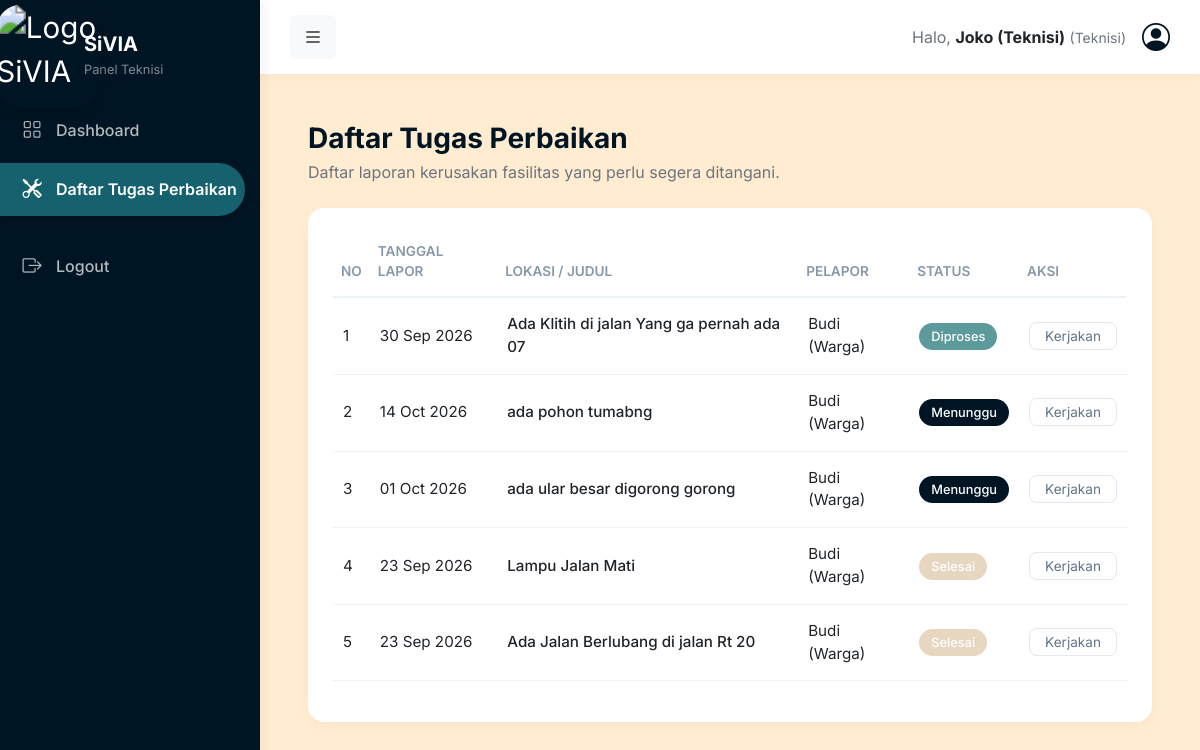
/tugas.php (signed in), run on the app's committed database.
### tables this page shows
CREATE TABLE `tb_pengaduan` (
  `id_pengaduan` int NOT NULL,
  `id_user` int NOT NULL,
  `tgl_pengaduan` date NOT NULL,
  `judul` varchar(100) NOT NULL,
  `isi_laporan` text NOT NULL,
  `foto` varchar(255) DEFAULT NULL,
  `status` enum('menunggu','diproses','selesai') NOT NULL DEFAULT 'menunggu'
);

CREATE TABLE `tb_users` (
  `id_user` int NOT NULL,
  `nik` varchar(16) NOT NULL,
  `nama` varchar(50) NOT NULL,
  `password` varchar(255) NOT NULL,
  `telp` varchar(15) NOT NULL,
  `role` enum('warga','admin','teknisi') NOT NULL DEFAULT 'warga'
);

### tugas.php (the view, shortened to what this page needs)
<?php
include 'koneksi.php';
$query = "SELECT tb_pengaduan.*, tb_users.nama
          FROM tb_pengaduan
          JOIN tb_users ON tb_pengaduan.id_user = tb_users.id_user
          ORDER BY FIELD(status, 'diproses', 'menunggu', 'selesai'), tgl_pengaduan DESC";
$q_tugas = mysqli_query($conn, $query);
?>
<!DOCTYPE html>
<html lang="id">
<head>
    <link href="https://cdn.jsdelivr.net/npm/bootstrap@5.3.0/dist/css/bootstrap.min.css" rel="stylesheet">
    <link rel="stylesheet" href="https://cdn.jsdelivr.net/npm/bootstrap-icons@1.11.1/font/bootstrap-icons.css">
</head>
<body>
<div class="wrapper">
    <nav class="sidebar py-2" id="sidebar">
        <div class="sidebar-brand">
            <img src="logoweb.png" alt="Logo SiVIA" class="my-logo">
            <div class="brand-text ms-2">
                <h5 class="mb-0 fw-bold text-white">SiVIA</h5>
                <small class="text-white-50" style="font-size: 0.8rem;">Panel <?= ucfirst($_SESSION['role']); ?></small>
            </div>
        </div>
        <a href="dashboard.php">
            <i class="bi bi-grid"></i>
            <span>Dashboard</span>
        </a>
        <?php if ($_SESSION['role'] == 'teknisi') { ?>
            <a href="tugas.php" class="active">
                <i class="bi bi-tools"></i>
                <span>Daftar Tugas Perbaikan</span>
            </a>
        <?php } ?>
        <a href="logout.php">
            <i class="bi bi-box-arrow-right"></i>
            <span>Logout</span>
        </a>
    </nav>
    <div class="main-content">
        <header class="topbar">
            <div>
                <button class="btn btn-light" id="btnToggleSidebar"><i class="bi bi-list fs-5"></i></button>
            </div>
            <div class="d-flex align-items-center">
                <span class="me-3 text-secondary">Halo, <strong class="text-dark"><?= $_SESSION['nama']; ?></strong> <small>(<?= ucfirst($_SESSION['role']); ?>)</small></span>
                <i class="bi bi-person-circle fs-3" style="color: var(--warna-1);"></i>
            </div>
        </header>
        <main class="p-4 p-md-5">
            <div class="mb-4">
                <h3 class="fw-bold mb-1" style="color: var(--warna-1);">Daftar Tugas Perbaikan</h3>
                <p class="text-secondary">Daftar laporan kerusakan fasilitas yang perlu segera ditangani.</p>
            </div>
            <div class="table-container">
                <div class="table-responsive">
                    <table class="table table-borderless">
                        <thead>
                            <tr>
                                <th>No</th>
                                <th>Tanggal Lapor</th>
                                <th>Lokasi / Judul</th>
                                <th>Pelapor</th>
                                <th>Status</th>
                                <th>Aksi</th>
                            </tr>
                        </thead>
                        <tbody>
                            <?php
                            $no = 1;
                            if(mysqli_num_rows($q_tugas) > 0) {
                                while($row = mysqli_fetch_assoc($q_tugas)) {
                                    if($row['status'] == 'menunggu') {
                                        $bg_color = 'var(--warna-1)';
                                    } elseif($row['status'] == 'diproses') {
                                        $bg_color = 'var(--warna-4)';
                                    } else {
                                        $bg_color = 'var(--warna-5)';
                                    }
                            ?>
                            <tr>
                                <td><?= $no++; ?></td>
                                <td><?= date('d M Y', strtotime($row['tgl_pengaduan'])); ?></td>
                                <td class="fw-medium"><?= htmlspecialchars($row['judul']); ?></td>
                                <td><?= htmlspecialchars($row['nama']); ?></td>
                                <td><span class="badge-status text-white" style="background-color: <?= $bg_color; ?>; text-transform: capitalize;"><?= $row['status']; ?></span></td>
                                <td><a href="detail.php?id=<?= $row['id_pengaduan']; ?>" class="btn-detail">Kerjakan</a></td>
                            </tr>
                            <?php
                                }
                            } ?>
                        </tbody>
                    </table>
                </div>
            </div>
        </main>
    </div>
</div>
</body>
</html>

### tugas.php (style rules this page uses)
:root { --warna-1: #001524; --warna-2: #0B3A42; --warna-3: #15616D; --warna-4: #5C9A9C; --warna-5: #E7D7C1; --bg-body: #FFECD1; }
body { background-color: var(--bg-body); font-family: 'Inter', sans-serif; color: #333; overflow-x: hidden; }
.wrapper { display: flex; min-height: 100vh; }
.sidebar { width: 260px; min-width: 260px; background-color: var(--warna-1); color: white; transition: all 0.3s ease; box-shadow: 4px 0 10px rgba(0,0,0,0.05); z-index: 10; }
.sidebar-brand { display: flex; align-items: center; padding: 20px 20px; transition: all 0.3s ease; }
.my-logo { width: 56px !important; height: 56px !important; min-width: 56px !important; min-height: 56px !important; object-fit: cover !important; border-radius: 14px !important; flex-shrink: 0 !important; transform: scale(1.85) !important; box-shadow: 0 4px 10px rgba(0, 0, 0, 0.2) !important; transition: all 0.3s ease !important; }
.brand-text { white-space: nowrap; transition: all 0.2s ease; }
.sidebar a { color: rgba(255,255,255,0.7); text-decoration: none; padding: 12px 20px !important; display: flex !important; align-items: center !important; font-weight: 500; border-radius: 0 30px 30px 0 !important; margin-right: 15px !important; margin-left: 0 !important; margin-bottom: 6px !important; white-space: nowrap !important; transition: all 0.2s ease; }
.sidebar a.active { background-color: var(--warna-3) !important; color: white !important; font-weight: 600; box-shadow: 0 4px 10px rgba(0,0,0,0.15); }
.sidebar a i { margin-right: 12px !important; font-size: 1.2rem !important; min-width: 24px; text-align: center; }
.main-content { flex-grow: 1; width: 100%; overflow-x: hidden; }
.topbar { background-color: white; padding: 15px 30px; box-shadow: 0 2px 10px rgba(0,0,0,0.03); display: flex; justify-content: space-between; align-items: center; }
.table-container { background: white; border-radius: 16px; padding: 25px; box-shadow: 0 4px 15px rgba(0,0,0,0.03); }
.table thead th { border-bottom: 2px solid #edf2f9; color: #8898aa; font-weight: 600; font-size: 0.85rem; text-transform: uppercase; padding-bottom: 15px; }
.table tbody td { vertical-align: middle; padding: 15px 10px; border-bottom: 1px solid #edf2f9; font-size: 0.95rem; }
.btn-detail { border: 1px solid #e2e8f0; background: transparent; color: #64748b; border-radius: 8px; font-size: 0.85rem; padding: 5px 15px; text-decoration: none; }
.badge-status { padding: 6px 12px; border-radius: 30px; font-weight: 500; font-size: 0.8rem; }

### data on the page
tb_pengaduan: tgl_pengaduan "30 Sep 2026", judul "Ada Klitih di jalan Yang ga pernah ada 07", id_user.nama "Budi (Warga)", status "Diproses"
tb_pengaduan: tgl_pengaduan "14 Oct 2026", judul "ada pohon tumabng", id_user.nama "Budi (Warga)", status "Menunggu"
tb_pengaduan: tgl_pengaduan "01 Oct 2026", judul "ada ular besar digorong gorong", id_user.nama "Budi (Warga)", status "Menunggu"
tb_pengaduan: tgl_pengaduan "23 Sep 2026", judul "Lampu Jalan Mati", id_user.nama "Budi (Warga)", status "Selesai"
tb_pengaduan: tgl_pengaduan "23 Sep 2026", judul "Ada Jalan Berlubang di jalan Rt 20", id_user.nama "Budi (Warga)", status "Selesai"

### other printed values
$_SESSION['role'] "Teknisi"
$_SESSION['nama'] "Joko (Teknisi)"
